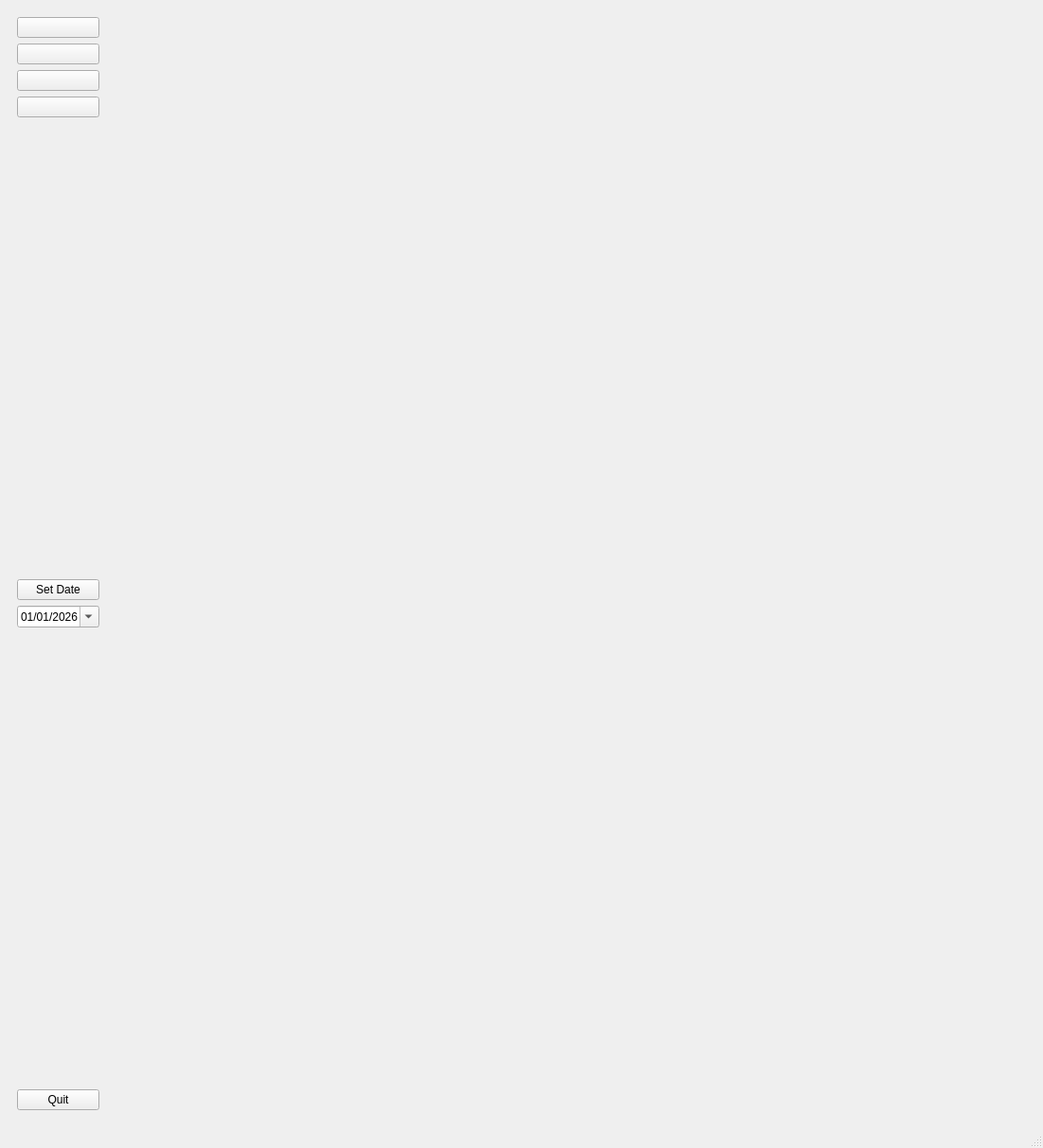
<?xml version="1.0" encoding="UTF-8"?>
<ui version="4.0">
 <class>MainWindow</class>
 <widget class="QMainWindow" name="MainWindow">
  <property name="geometry">
   <rect>
    <x>0</x>
    <y>0</y>
    <width>1102</width>
    <height>1213</height>
   </rect>
  </property>
  <property name="minimumSize">
   <size>
    <width>25</width>
    <height>0</height>
   </size>
  </property>
  <property name="windowTitle">
   <string>MainWindow</string>
  </property>
  <widget class="QWidget" name="centralwidget">
   <layout class="QHBoxLayout" name="horizontalLayout">
    <item>
     <widget class="QWidget" name="buttonAreaWidget" native="true">
      <property name="sizePolicy">
       <sizepolicy hsizetype="Maximum" vsizetype="Preferred">
        <horstretch>0</horstretch>
        <verstretch>0</verstretch>
       </sizepolicy>
      </property>
      <property name="minimumSize">
       <size>
        <width>100</width>
        <height>0</height>
       </size>
      </property>
      <layout class="QVBoxLayout" name="verticalLayout">
       <item>
        <widget class="QPushButton" name="pb_up">
         <property name="text">
          <string/>
         </property>
         <property name="icon">
          <iconset theme="QIcon::ThemeIcon::GoUp"/>
         </property>
        </widget>
       </item>
       <item>
        <widget class="QPushButton" name="pb_down">
         <property name="text">
          <string/>
         </property>
         <property name="icon">
          <iconset theme="QIcon::ThemeIcon::GoDown"/>
         </property>
        </widget>
       </item>
       <item>
        <widget class="QPushButton" name="pb_right">
         <property name="text">
          <string/>
         </property>
         <property name="icon">
          <iconset theme="QIcon::ThemeIcon::GoNext"/>
         </property>
        </widget>
       </item>
       <item>
        <widget class="QPushButton" name="pb_left">
         <property name="text">
          <string/>
         </property>
         <property name="icon">
          <iconset theme="QIcon::ThemeIcon::GoPrevious"/>
         </property>
        </widget>
       </item>
       <item>
        <spacer name="verticalSpacer">
         <property name="orientation">
          <enum>Qt::Orientation::Vertical</enum>
         </property>
         <property name="sizeHint" stdset="0">
          <size>
           <width>20</width>
           <height>40</height>
          </size>
         </property>
        </spacer>
       </item>
       <item>
        <widget class="QPushButton" name="pb_set_date">
         <property name="text">
          <string>Set Date</string>
         </property>
        </widget>
       </item>
       <item>
        <widget class="QDateEdit" name="dateEdit">
         <property name="minimumDateTime">
          <datetime>
           <hour>4</hour>
           <minute>56</minute>
           <second>0</second>
           <year>2026</year>
           <month>1</month>
           <day>1</day>
          </datetime>
         </property>
         <property name="minimumDate">
          <date>
           <year>2026</year>
           <month>1</month>
           <day>1</day>
          </date>
         </property>
         <property name="currentSection">
          <enum>QDateTimeEdit::Section::DaySection</enum>
         </property>
         <property name="displayFormat">
          <string>MM/dd/yyyy</string>
         </property>
         <property name="calendarPopup">
          <bool>true</bool>
         </property>
        </widget>
       </item>
       <item>
        <spacer name="verticalSpacer_2">
         <property name="orientation">
          <enum>Qt::Orientation::Vertical</enum>
         </property>
         <property name="sizeHint" stdset="0">
          <size>
           <width>20</width>
           <height>40</height>
          </size>
         </property>
        </spacer>
       </item>
       <item>
        <widget class="QPushButton" name="pb_exit">
         <property name="text">
          <string>Quit</string>
         </property>
        </widget>
       </item>
      </layout>
     </widget>
    </item>
    <item>
     <widget class="QWidget" name="displayAreaWidget" native="true">
      <widget class="QLabel" name="lw_image">
       <property name="geometry">
        <rect>
         <x>0</x>
         <y>0</y>
         <width>751</width>
         <height>1121</height>
        </rect>
       </property>
       <property name="sizePolicy">
        <sizepolicy hsizetype="Maximum" vsizetype="Maximum">
         <horstretch>0</horstretch>
         <verstretch>0</verstretch>
        </sizepolicy>
       </property>
       <property name="text">
        <string/>
       </property>
       <property name="pixmap">
        <pixmap resource="../../icons/icons.qrc">:/buttons/sampleimage.png</pixmap>
       </property>
       <property name="scaledContents">
        <bool>false</bool>
       </property>
      </widget>
     </widget>
    </item>
   </layout>
  </widget>
  <widget class="QMenuBar" name="menubar">
   <property name="geometry">
    <rect>
     <x>0</x>
     <y>0</y>
     <width>1102</width>
     <height>24</height>
    </rect>
   </property>
  </widget>
  <widget class="QStatusBar" name="statusbar"/>
 </widget>
 <resources>
  <include location="../../icons/icons.qrc"/>
 </resources>
 <connections/>
</ui>
